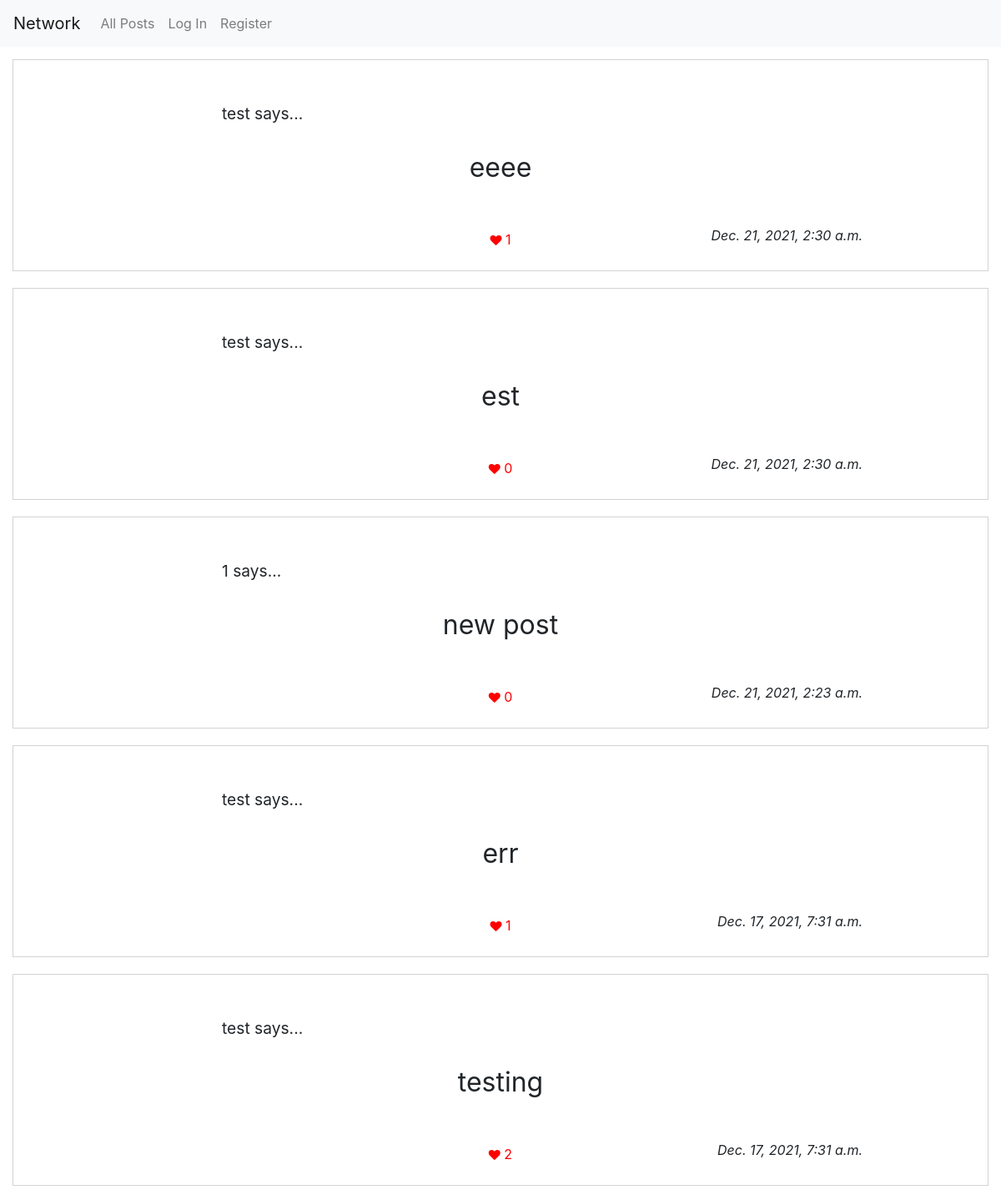
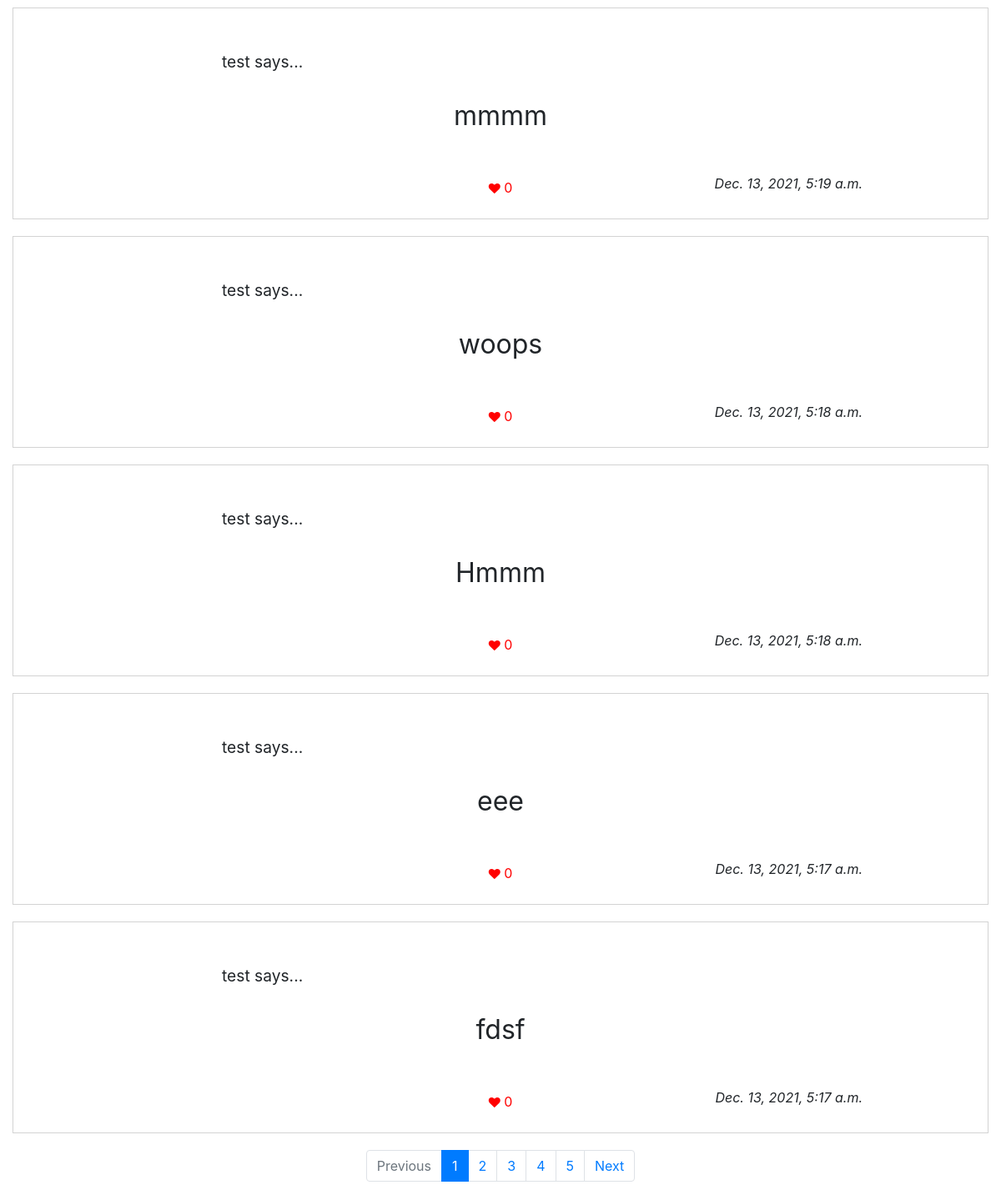
/, run on an earlier commit of the app's database (2 pictures, top to bottom).
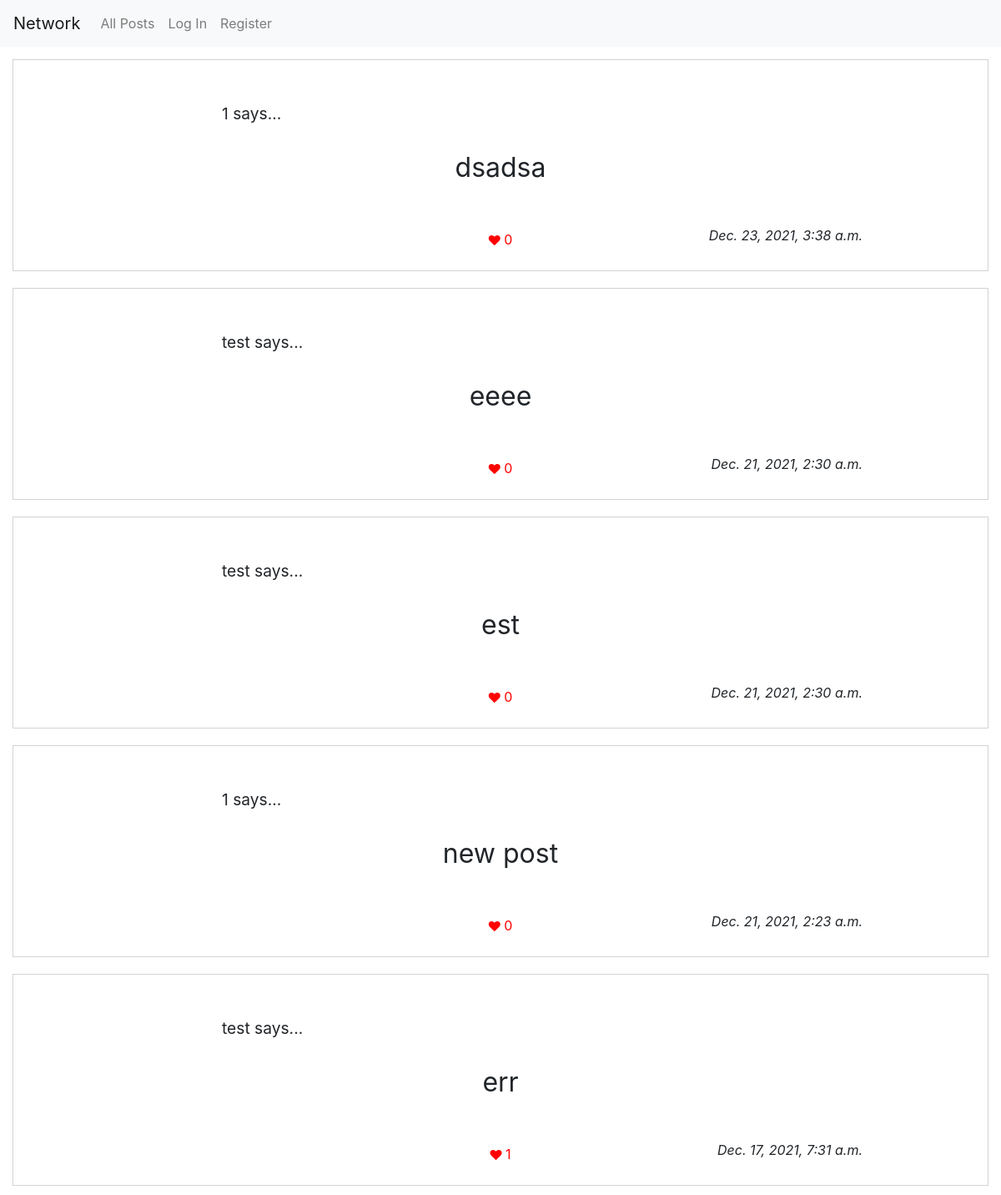
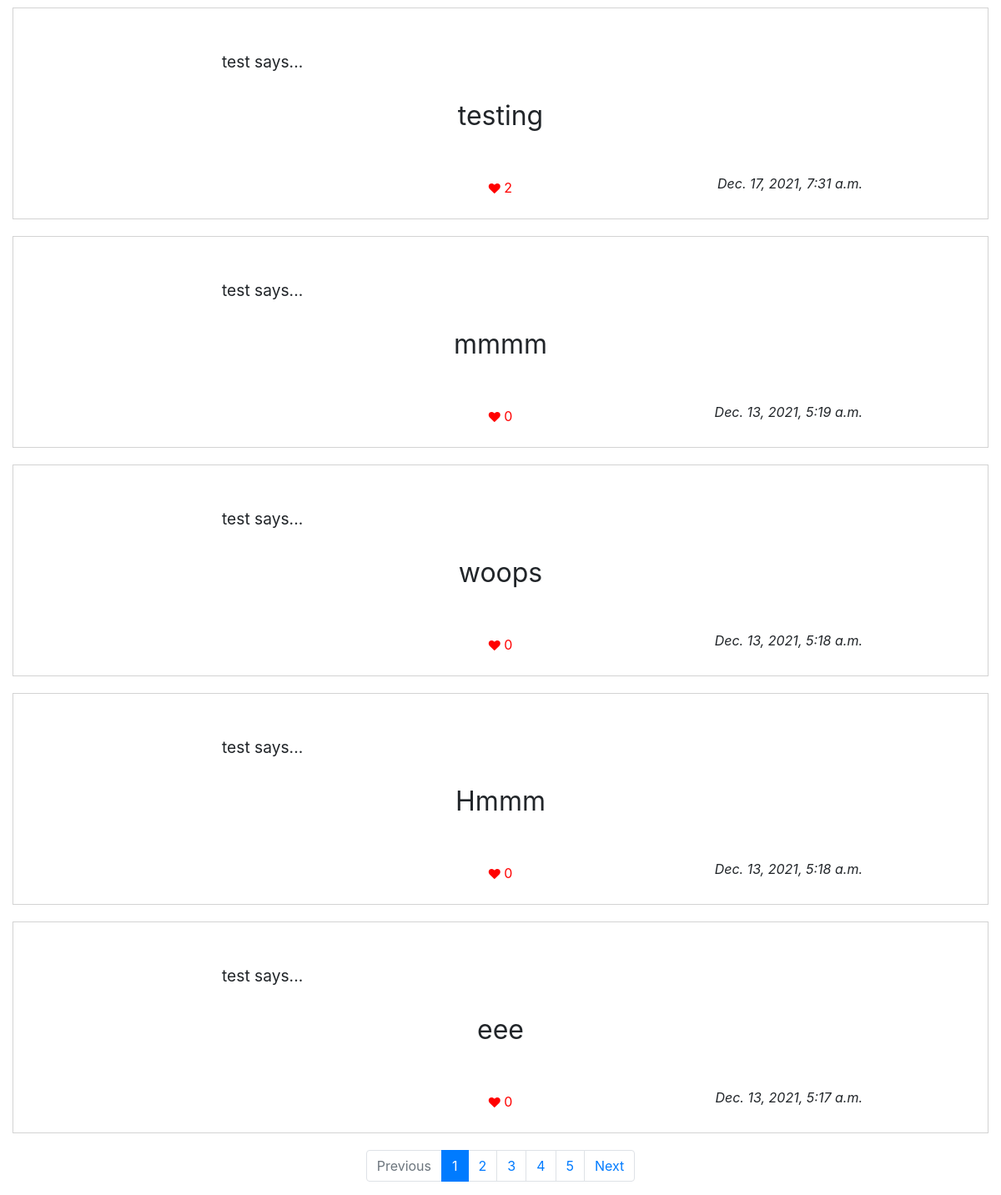
And on a later commit of the database (2 pictures, top to bottom).
### network/models.py (models this page shows, shortened)
class Posts(models.Model):
    user = models.ForeignKey("User", on_delete=models.CASCADE)
    post = models.TextField(blank=False)
    timestamp = models.DateTimeField(auto_now_add=True)
    def like_count(self):
        return Likes.objects.filter(
            post=Posts(id=self.id)).count()

class User(AbstractUser):
    pass

### network/views.py (the view)
# urls.py: path("", views.index, name="index"),
@csrf_exempt
def index(request, following=None):
    posts = (Posts.objects.all().order_by("-timestamp"))
    if following:
        followed = Follow.objects.filter(follower=request.user.id).values_list('followee')
        posts = Posts.objects.filter(user__in=followed).order_by("-timestamp")
    paginator = Paginator(posts, 10)
    total_pages = paginator.num_pages
    page_number = request.GET.get('page')
    posts = paginator.get_page(page_number)
    lower_range = range(1, posts.number)
    upper_range = range(posts.number + 1, total_pages + 1)
    if total_pages == 1:
        lower_range = 1
    return render(request, "network/index.html", {'posts': posts, 'lower': lower_range, 'upper': upper_range})

### network/templates/network/index.html (shortened to what this page needs)
{% extends "network/layout.html" %}
{% load static %}
{% block body %}
<div id="posts-page">
    <div class="page center" id="posts-list">
        {% for post in posts %}
        <div class="post">
            <span class="post-author">{{post.user}} says...</span>
            <div class="post-content">{{post.post}}</div>
            <i class="fa fa-heart"></i>
            <span class="like-count" id="{{post.id}}">{{post.like_count}}</span>
            <span class="post-timestamp">
            {{post.timestamp}}
            </span>
        </div>
        {% empty %}
        <div class="empty">No posts to display.</div>
        {% endfor %}
        <nav aria-label="Page navigation example">
            {% if lower != 1 %}
            <ul class="pagination justify-content-center">
                {% if posts.has_previous %}
                    <li class="page-item"><a class="page-link" href="?page={{posts.previous_page_number}}">Previous</a></li>
                {% else %}
                    <li class="page-item disabled"><a class="page-link" href="#" tabindex="-1" aria-disabled="true">Previous</a></li>
                {% endif %}
                    <li class="page-item active"><a class="page-link" id="page{{page}}" href="?page={{page}}">{{posts.number}}</a></li>
                {% for page in upper %}
                    <li class="page-item"><a class="page-link" id="page{{page}}" href="?page={{page}}">{{page}}</a></li>
                {% endfor %}
                {% if posts.has_next %}
                    <li class="page-item"><a class="page-link" href="?page={{posts.next_page_number}}">Next</a></li>
                {% else %}
                    <li class="page-item disabled"><a class="page-link" href="#" tabindex="-1" aria-disabled="true">Next</a></li>
                {% endif %}
            </ul>
            {% endif %}
          </nav>
    </div>
</div>
{% endblock %}

### network/templates/network/layout.html (shortened to what this page needs)
{% load static %}
<!DOCTYPE html>
<html lang="en">
    <head>
        <link rel="stylesheet" href="https://cdnjs.cloudflare.com/ajax/libs/font-awesome/4.7.0/css/font-awesome.min.css">
        <link rel="stylesheet" href="https://stackpath.bootstrapcdn.com/bootstrap/4.4.1/css/bootstrap.min.css">
        <link href="{% static 'network/styles.css' %}" rel="stylesheet">
    </head>
    <body>
        <nav class="navbar navbar-expand-lg navbar-light bg-light">
            <a class="navbar-brand" href="#">Network</a>
            <div>
              <ul class="navbar-nav mr-auto">
                <li class="nav-item">
                  <a class="nav-link" id="posts" href="{% url 'index' %}" data-page="posts-page">All Posts</a>
                </li>
                {% if user.is_authenticated %}
                    <li class="nav-item">
                        <a class="nav-link" href="{% url 'following' following='following' %}" data-page="following-page">Following</a>
                    </li>
                    <li class="nav-item">
                        <a class="nav-link" href="{% url 'logout' %}">Log Out</a>
                    </li>
                {% else %}
                    <li class="nav-item">
                        <a class="nav-link" href="{% url 'login' %}">Log In</a>
                    </li>
                    <li class="nav-item">
                        <a class="nav-link" href="{% url 'register' %}">Register</a>
                    </li>
                {% endif %}
              </ul>
            </div>
          </nav>
        <div class="body">
            {% block body %}
            {% endblock %}
        </div>
    </body>
</html>

### network/static/network/styles.css (style rules this page uses)
.center { text-align: center; }
#posts-display, #posts-list { margin: 15px; }
.post { border:lightgray 1px solid; padding: 25px; margin-bottom: 20px; position: relative; }
.post-timestamp { position: absolute; right: 150px; bottom: 30px; font-style: italic; }
.post-author { padding-top: 20px; position: absolute; left: 250px; top: 30px; font-size: larger; }
.post-content { padding: 50px; font-size: xx-large; max-width: 65%; margin: auto; margin-top: 30px; text-align: center; }
.like-count { color:red; }
.fa-heart { font-size:14px; color:red; }

What changed in the data, as far as the page shows it:
no longer on this page (row unchanged): Posts: user "test", post "fdsf", like_count "0", timestamp "Dec. 13, 2021, 5:17 a.m."
added Posts: user "1", post "dsadsa", like_count "0", timestamp "Dec. 23, 2021, 3:38 a.m."
computed for Posts "eeee": like_count "1" → "0"
